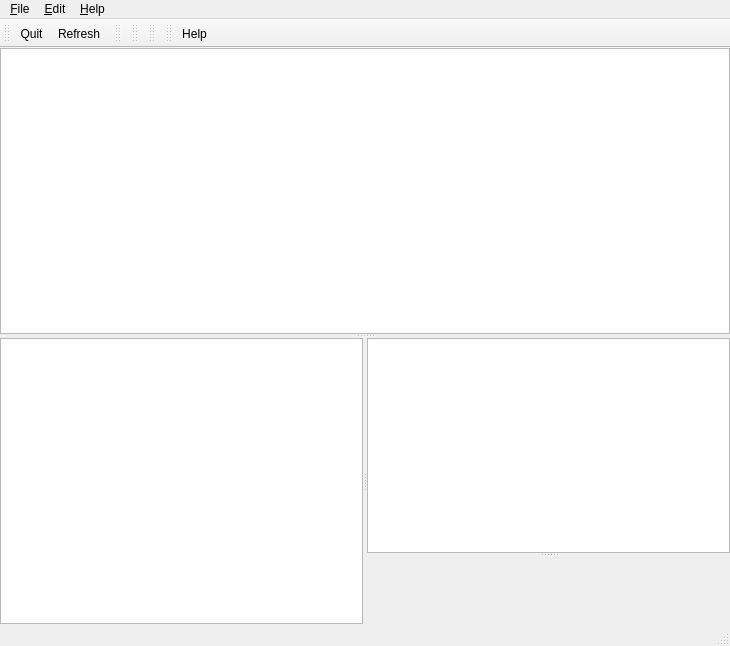
<?xml version="1.0" encoding="UTF-8"?>
<ui version="4.0">
 <class>MainWindow</class>
 <widget class="QMainWindow" name="MainWindow">
  <property name="geometry">
   <rect>
    <x>0</x>
    <y>0</y>
    <width>730</width>
    <height>646</height>
   </rect>
  </property>
  <property name="windowTitle">
   <string>MainWindow</string>
  </property>
  <widget class="QWidget" name="centralwidget">
   <layout class="QVBoxLayout" name="verticalLayout_3">
    <property name="spacing">
     <number>0</number>
    </property>
    <property name="margin">
     <number>0</number>
    </property>
    <item>
     <widget class="QSplitter" name="splitter_3">
      <property name="orientation">
       <enum>Qt::Vertical</enum>
      </property>
      <widget class="HgRepoView" name="tableView_revisions">
       <property name="frameShape">
        <enum>QFrame::StyledPanel</enum>
       </property>
      </widget>
      <widget class="QFrame" name="frame_maincontent">
       <property name="sizePolicy">
        <sizepolicy hsizetype="Preferred" vsizetype="Expanding">
         <horstretch>0</horstretch>
         <verstretch>0</verstretch>
        </sizepolicy>
       </property>
       <property name="frameShape">
        <enum>QFrame::NoFrame</enum>
       </property>
       <property name="frameShadow">
        <enum>QFrame::Plain</enum>
       </property>
       <layout class="QVBoxLayout" name="verticalLayout">
        <property name="margin">
         <number>0</number>
        </property>
        <item>
         <widget class="QSplitter" name="splitter_2">
          <property name="orientation">
           <enum>Qt::Horizontal</enum>
          </property>
          <widget class="HgFileListView" name="tableView_filelist"/>
          <widget class="QSplitter" name="splitter">
           <property name="orientation">
            <enum>Qt::Vertical</enum>
           </property>
           <widget class="RevDisplay" name="textview_header">
            <property name="sizePolicy">
             <sizepolicy hsizetype="Expanding" vsizetype="Preferred">
              <horstretch>0</horstretch>
              <verstretch>1</verstretch>
             </sizepolicy>
            </property>
           </widget>
           <widget class="HgFileView" name="textview_status" native="true">
            <property name="sizePolicy">
             <sizepolicy hsizetype="Expanding" vsizetype="Expanding">
              <horstretch>0</horstretch>
              <verstretch>2</verstretch>
             </sizepolicy>
            </property>
           </widget>
          </widget>
         </widget>
        </item>
       </layout>
      </widget>
     </widget>
    </item>
   </layout>
  </widget>
  <widget class="QMenuBar" name="menubar">
   <property name="geometry">
    <rect>
     <x>0</x>
     <y>0</y>
     <width>730</width>
     <height>26</height>
    </rect>
   </property>
   <widget class="QMenu" name="menuFile">
    <property name="title">
     <string>&amp;File</string>
    </property>
    <addaction name="actionOpen_repository"/>
    <addaction name="actionRefresh"/>
    <addaction name="separator"/>
    <addaction name="actionQuit"/>
   </widget>
   <widget class="QMenu" name="menuHelp">
    <property name="title">
     <string>&amp;Help</string>
    </property>
    <addaction name="actionAbout"/>
    <addaction name="actionHelp"/>
   </widget>
   <widget class="QMenu" name="menu_Edit">
    <property name="title">
     <string>&amp;Edit</string>
    </property>
   </widget>
   <addaction name="menuFile"/>
   <addaction name="menu_Edit"/>
   <addaction name="menuHelp"/>
  </widget>
  <widget class="QStatusBar" name="statusbar"/>
  <widget class="QToolBar" name="toolBar_file">
   <property name="windowTitle">
    <string>File toolbar</string>
   </property>
   <attribute name="toolBarArea">
    <enum>TopToolBarArea</enum>
   </attribute>
   <attribute name="toolBarBreak">
    <bool>false</bool>
   </attribute>
   <addaction name="actionQuit"/>
   <addaction name="actionRefresh"/>
  </widget>
  <widget class="QToolBar" name="toolBar_edit">
   <property name="enabled">
    <bool>true</bool>
   </property>
   <property name="windowTitle">
    <string>Edit toolbar</string>
   </property>
   <attribute name="toolBarArea">
    <enum>TopToolBarArea</enum>
   </attribute>
   <attribute name="toolBarBreak">
    <bool>false</bool>
   </attribute>
  </widget>
  <widget class="QToolBar" name="toolBar_treefilters">
   <property name="enabled">
    <bool>true</bool>
   </property>
   <property name="windowTitle">
    <string>Filter toolbar</string>
   </property>
   <attribute name="toolBarArea">
    <enum>TopToolBarArea</enum>
   </attribute>
   <attribute name="toolBarBreak">
    <bool>false</bool>
   </attribute>
  </widget>
  <widget class="QToolBar" name="toolBar_diff">
   <property name="windowTitle">
    <string>Diff toolbar</string>
   </property>
   <attribute name="toolBarArea">
    <enum>TopToolBarArea</enum>
   </attribute>
   <attribute name="toolBarBreak">
    <bool>false</bool>
   </attribute>
  </widget>
  <widget class="QToolBar" name="toolBar_help">
   <property name="windowTitle">
    <string>Help toolbar</string>
   </property>
   <attribute name="toolBarArea">
    <enum>TopToolBarArea</enum>
   </attribute>
   <attribute name="toolBarBreak">
    <bool>false</bool>
   </attribute>
   <addaction name="actionHelp"/>
  </widget>
  <action name="actionOpen_repository">
   <property name="text">
    <string>&amp;Open repository</string>
   </property>
   <property name="shortcut">
    <string>Ctrl+O</string>
   </property>
  </action>
  <action name="actionRefresh">
   <property name="text">
    <string>&amp;Refresh</string>
   </property>
   <property name="shortcut">
    <string>Ctrl+R</string>
   </property>
  </action>
  <action name="actionQuit">
   <property name="text">
    <string>&amp;Quit</string>
   </property>
   <property name="toolTip">
    <string>Quit</string>
   </property>
   <property name="shortcut">
    <string>Ctrl+Q</string>
   </property>
  </action>
  <action name="actionAbout">
   <property name="text">
    <string>About</string>
   </property>
  </action>
  <action name="actionDisplayAllBranches">
   <property name="text">
    <string>displayAllBranches</string>
   </property>
  </action>
  <action name="actionHelp">
   <property name="text">
    <string>Help</string>
   </property>
  </action>
 </widget>
 <customwidgets>
  <customwidget>
   <class>HgRepoView</class>
   <extends>QTableView</extends>
   <header>hgrepoview.h</header>
  </customwidget>
  <customwidget>
   <class>RevDisplay</class>
   <extends>QTextBrowser</extends>
   <header>hgrepoview.h</header>
  </customwidget>
  <customwidget>
   <class>HgFileListView</class>
   <extends>QTableView</extends>
   <header>hgfileview.h</header>
  </customwidget>
  <customwidget>
   <class>HgFileView</class>
   <extends>QWidget</extends>
   <header>hgfileview.h</header>
   <container>1</container>
  </customwidget>
 </customwidgets>
 <resources>
  <include location="hgqv.qrc"/>
 </resources>
 <connections/>
</ui>
